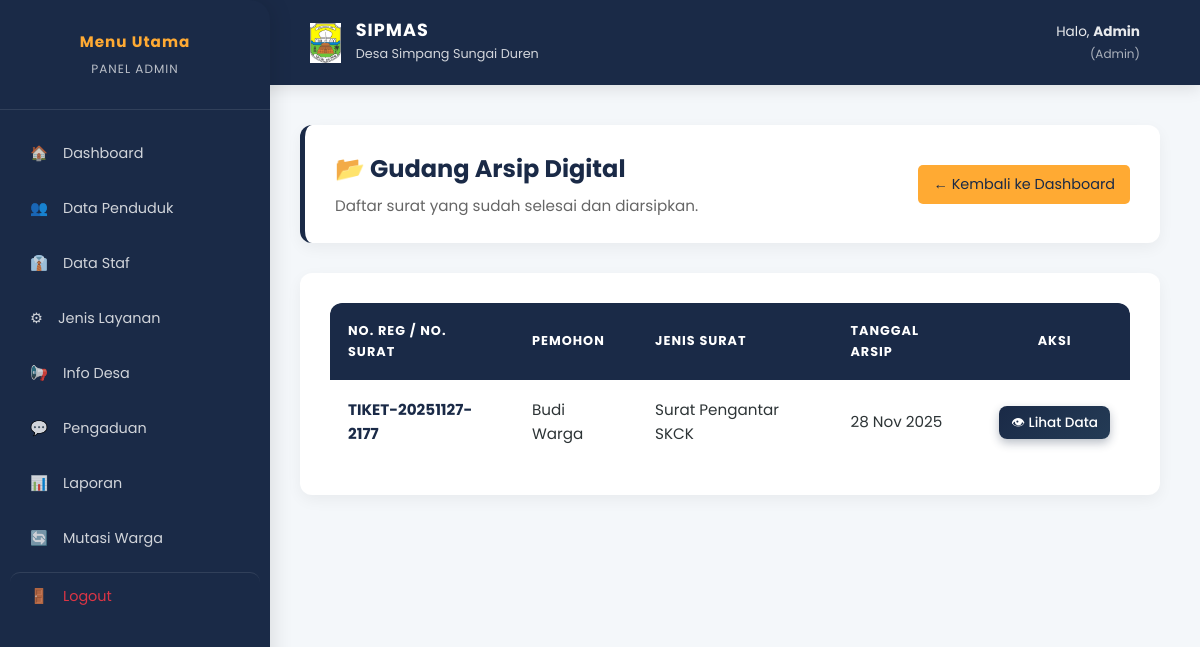
/index.php?page=data_arsip (signed in), run on an earlier commit of the app's database.
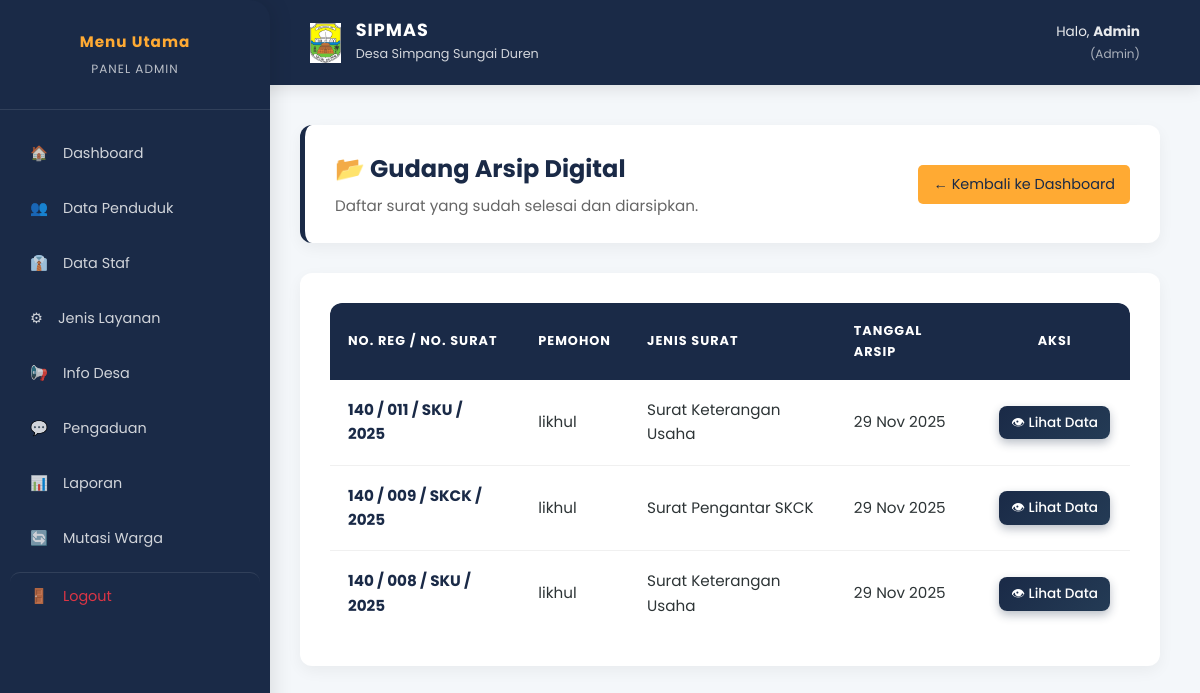
And on a later commit of the database.
### tables this page shows
CREATE TABLE `permohonan` (
  `id` int(11) NOT NULL,
  `user_id` int(11) NOT NULL,
  `layanan_id` int(11) NOT NULL,
  `nomor_tiket` varchar(50) NOT NULL,
  `data_pengaju` text DEFAULT NULL,
  `status` enum('pending','verifikasi_admin','menunggu_kades','disetujui','ditolak','selesai') DEFAULT 'pending',
  `diverifikasi_oleh_admin_id` int(11) DEFAULT NULL,
  `disetujui_oleh_kades_id` int(11) DEFAULT NULL,
  `ditolak_oleh_admin_id` int(11) DEFAULT NULL,
  `keterangan_status` text DEFAULT NULL,
  `status_arsip` tinyint(1) DEFAULT 0,
  `created_at` timestamp NOT NULL DEFAULT current_timestamp(),
  `updated_at` timestamp NOT NULL DEFAULT current_timestamp() ON UPDATE current_timestamp()
);

CREATE TABLE `users` (
  `id` int(11) NOT NULL,
  `role` enum('admin','kades','masyarakat') NOT NULL,
  `nik` char(16) DEFAULT NULL,
  `nama_lengkap` varchar(150) NOT NULL,
  `tempat_lahir` varchar(50) DEFAULT NULL,
  `tanggal_lahir` date DEFAULT NULL,
  `jenis_kelamin` enum('Laki-laki','Perempuan') DEFAULT NULL,
  `agama` varchar(20) DEFAULT NULL,
  `status_perkawinan` enum('Belum Kawin','Kawin','Cerai Hidup','Cerai Mati') DEFAULT NULL,
  `pekerjaan` varchar(50) DEFAULT NULL,
  `email` varchar(100) NOT NULL,
  `password` varchar(255) NOT NULL,
  `no_hp` varchar(20) DEFAULT NULL,
  `alamat` text DEFAULT NULL,
  `jabatan` varchar(100) DEFAULT NULL,
  `status_kependudukan` enum('Tetap','Pindah','Meninggal') DEFAULT 'Tetap',
  `status_akun` tinyint(1) DEFAULT 1,
  `created_at` timestamp NOT NULL DEFAULT current_timestamp(),
  `updated_at` timestamp NOT NULL DEFAULT current_timestamp() ON UPDATE current_timestamp()
);

CREATE TABLE `jenis_layanan` (
  `id` int(11) NOT NULL,
  `nama_layanan` varchar(100) NOT NULL,
  `kode_surat` varchar(20) NOT NULL,
  `syarat_dokumen` text DEFAULT NULL,
  `is_active` tinyint(1) DEFAULT 1
);

CREATE TABLE `surat_digital` (
  `id` int(11) NOT NULL,
  `permohonan_id` int(11) NOT NULL,
  `nomor_surat_resmi` varchar(100) NOT NULL,
  `isi_surat` text NOT NULL,
  `tanggal_dibuat` timestamp NOT NULL DEFAULT current_timestamp()
);

### controllers/PermohonanController.php (called while the page is built, shortened)
<?php
class PermohonanController {
    private $conn;
    public function __construct($db) {
        $this->conn = $db;
    }
    public function getArsip() {
        $query = "SELECT p.*, u.nama_lengkap, l.nama_layanan, sd.nomor_surat_resmi
                  FROM permohonan p
                  JOIN users u ON p.user_id = u.id
                  JOIN jenis_layanan l ON p.layanan_id = l.id
                  LEFT JOIN surat_digital sd ON sd.permohonan_id = p.id
                  WHERE p.status_arsip = 1 ORDER BY p.updated_at DESC";
        $stmt = $this->conn->prepare($query);
        $stmt->execute();
        return $stmt->fetchAll();
    }
}
?>

### views/admin/arsip_list.php (the view)
<section>
    <div class="content-header">
        <div>
            <h2 style="margin: 0; color: var(--primary);">📂 Gudang Arsip Digital</h2>
            <p style="margin: 5px 0 0; color: #666;">Daftar surat yang sudah selesai dan diarsipkan.</p>
        </div>
        <a href="index.php?page=dashboard_admin" class="btn-warning" style="text-decoration: none; border-radius: 5px; font-size: 0.9rem; padding: 8px 15px;">
            &larr; Kembali ke Dashboard
        </a>
    </div>
    <div class="card">
        <div class="table-responsive">
            <table>
                <thead>
                    <tr>
                        <th>No. Reg / No. Surat</th>
                        <th>Pemohon</th>
                        <th>Jenis Surat</th>
                        <th>Tanggal Arsip</th>
                        <th style="text-align: center;">Aksi</th>
                    </tr>
                </thead>
                <tbody>
                    <?php if (empty($daftarArsip)): ?>
                        <tr>
                            <td colspan="5" style="text-align: center; padding: 40px; color: #888;">
                                <div style="font-size: 2rem; margin-bottom: 10px;">📭</div>
                                <h4 style="margin: 0; color: #555;">Gudang arsip kosong</h4>
                                <p style="font-size: 0.9rem;">Belum ada surat yang diarsipkan.</p>
                            </td>
                        </tr>
                    <?php else: ?>
                        <?php foreach ($daftarArsip as $a): ?>
                            <tr>
                                <td>
                                    <strong style="color: var(--primary);">
                                        <?= $a->nomor_surat_resmi ?? $a->nomor_tiket ?>
                                    </strong>
                                </td>
                                <td><?= htmlspecialchars($a->nama_lengkap) ?></td>
                                <td><?= htmlspecialchars($a->nama_layanan) ?></td>
                                <td><?= date('d M Y', strtotime($a->updated_at)) ?></td>
                                <td style="text-align: center;">
                                    <a href="index.php?page=detail_permohonan&id=<?= $a->id ?>"
                                       class="btn-primary"
                                       style="padding: 6px 12px; font-size: 0.85rem; background: #6c757d; color: white;">
                                        👁 Lihat Data
                                    </a>
                                </td>
                            </tr>
                        <?php endforeach; ?>
                    <?php endif; ?>
                </tbody>
            </table>
        </div>
    </div>
</section>

What changed in the data, as far as the page shows it:
removed permohonan: nomor_tiket "TIKET-20251127-2177", user.nama_lengkap "Budi Warga", layanan.nama_layanan "Surat Pengantar SKCK", updated_at "28 Nov 2025"
now on this page (row edited): permohonan: surat_digital.nomor_surat_resmi "140 / 011 / SKU / 2025", user.nama_lengkap "likhul", layanan.nama_layanan "Surat Keterangan Usaha", updated_at "29 Nov 2025"
now on this page (row edited): permohonan: surat_digital.nomor_surat_resmi "140 / 009 / SKCK / 2025", user.nama_lengkap "likhul", layanan.nama_layanan "Surat Pengantar SKCK", updated_at "29 Nov 2025"
now on this page (row edited): permohonan: surat_digital.nomor_surat_resmi "140 / 008 / SKU / 2025", user.nama_lengkap "likhul", layanan.nama_layanan "Surat Keterangan Usaha", updated_at "29 Nov 2025"
